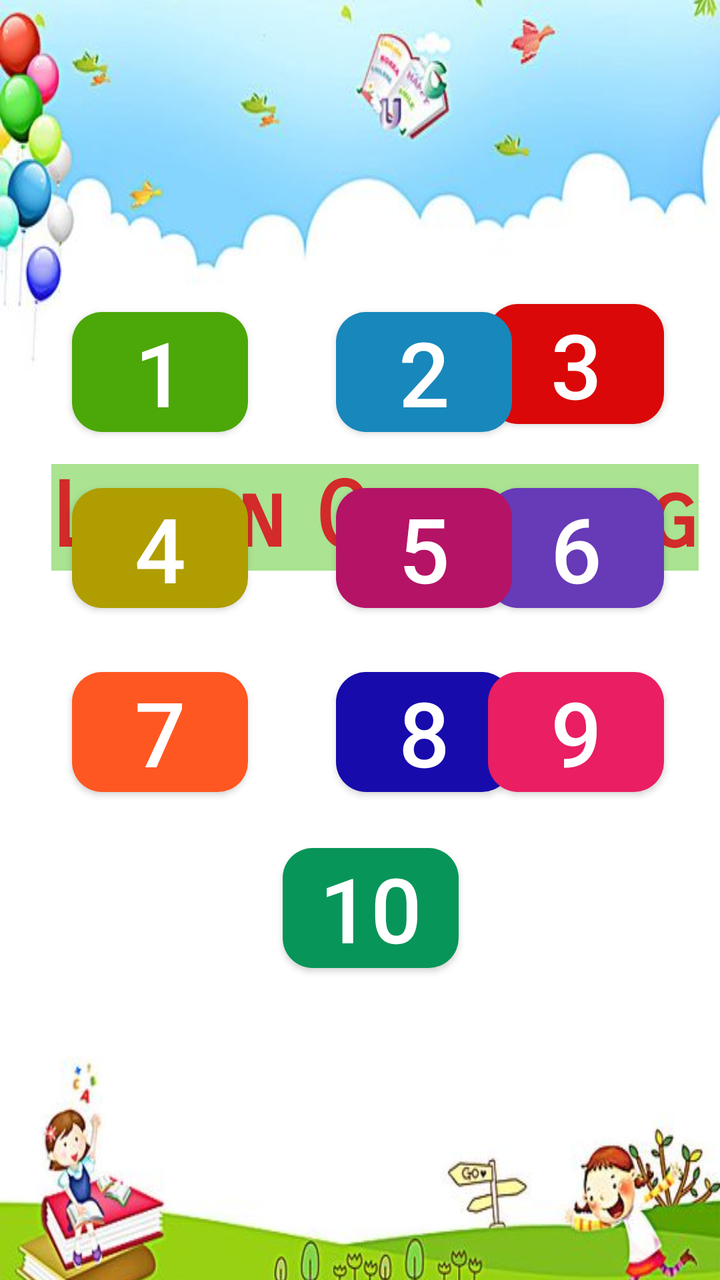
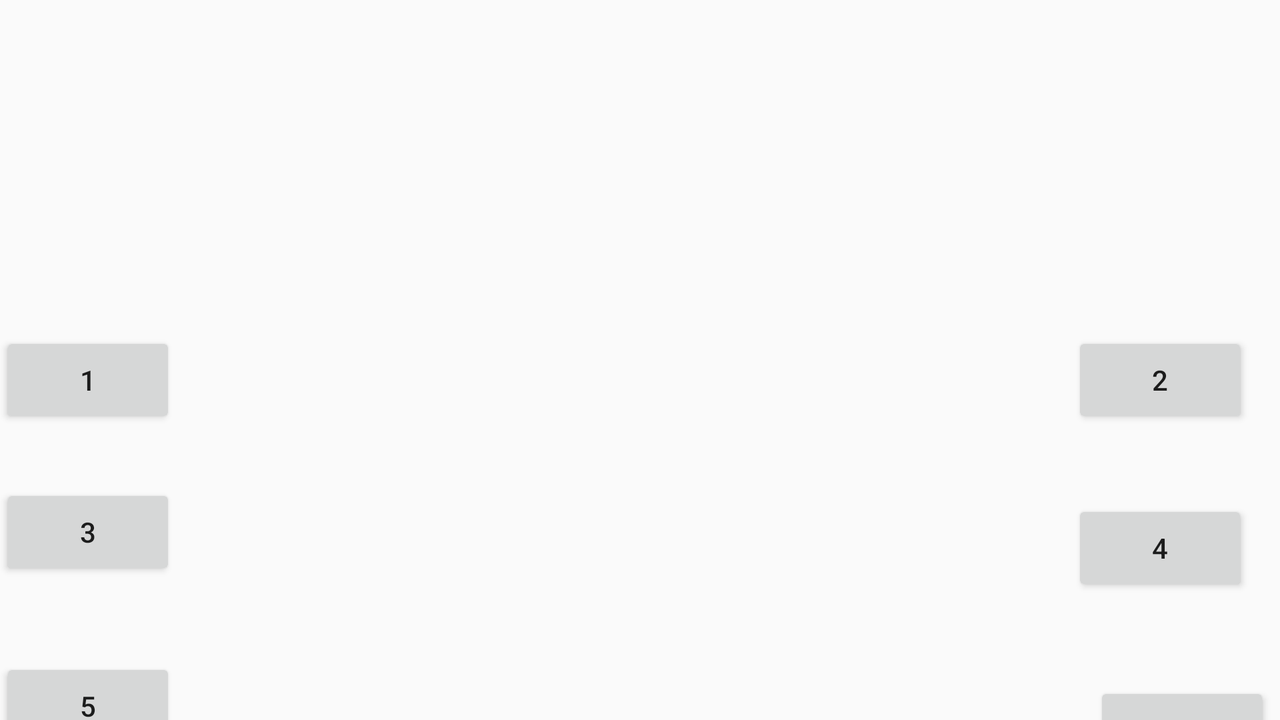

The same Android screen from two of the app's own layout files: first res/layout/ as a phone draws it, then the repository's variant for another configuration, drawn on a device whose configuration selects that folder. Both files follow.
<!-- AndroidManifest.xml: application theme Theme.KidsLearningApp -->
<!-- res/layout/activity_main2.xml -->
<?xml version="1.0" encoding="utf-8"?>
<androidx.constraintlayout.widget.ConstraintLayout
    xmlns:android="http://schemas.android.com/apk/res/android"
    xmlns:tools="http://schemas.android.com/tools"
    xmlns:app="http://schemas.android.com/apk/res-auto"
    android:layout_width="match_parent"
    android:layout_height="match_parent"
    tools:context=".MainActivity2">

  <ImageView
      android:id="@+id/imageView13"
      android:layout_width="wrap_content"
      android:layout_height="wrap_content"
      android:contentDescription="@string/todo"
      android:scaleY="1.4"
      app:layout_constraintBottom_toBottomOf="parent"
      app:layout_constraintEnd_toEndOf="parent"
      app:layout_constraintStart_toStartOf="parent"
      app:layout_constraintTop_toTopOf="parent"
      app:srcCompat="@drawable/bg1" />

  <Button
      android:id="@+id/six_button"
      android:layout_width="wrap_content"
      android:layout_height="wrap_content"
      android:layout_marginStart="45dp"
      android:layout_marginEnd="28dp"
      android:layout_marginBottom="32dp"
      android:background="@drawable/six_btn"
      android:text="@string/Six"
      android:textColor="@android:color/white"
      android:textSize="45sp"
      app:layout_constraintBottom_toTopOf="@+id/nine_button"
      app:layout_constraintEnd_toEndOf="parent"
      app:layout_constraintHorizontal_bias="1.0"
      app:layout_constraintStart_toEndOf="@+id/five_button" />

  <Button
      android:id="@+id/five_button"
      android:layout_width="wrap_content"
      android:layout_height="wrap_content"
      android:layout_marginStart="44dp"
      android:layout_marginBottom="32dp"
      android:background="@drawable/five_btn"
      android:text="@string/Five"
      android:textColor="@android:color/white"
      android:textSize="45sp"
      app:layout_constraintBottom_toTopOf="@+id/eight_button"
      app:layout_constraintStart_toEndOf="@+id/four_button" />

  <Button
      android:id="@+id/three_button"
      android:layout_width="wrap_content"
      android:layout_height="wrap_content"
      android:layout_marginStart="45dp"
      android:layout_marginEnd="28dp"
      android:layout_marginBottom="32dp"
      android:background="@drawable/three_btn"
      android:text="@string/Three"
      android:textColor="@android:color/white"
      android:textSize="45sp"
      app:layout_constraintBottom_toTopOf="@+id/six_button"
      app:layout_constraintEnd_toEndOf="parent"
      app:layout_constraintHorizontal_bias="1.0"
      app:layout_constraintStart_toEndOf="@+id/two_button" />

  <Button
      android:id="@+id/four_button"
      android:layout_width="wrap_content"
      android:layout_height="wrap_content"
      android:layout_marginStart="36dp"
      android:layout_marginBottom="32dp"
      android:background="@drawable/four_btn"
      android:text="@string/Four"
      android:textColor="@android:color/white"
      android:textSize="45sp"
      app:layout_constraintBottom_toTopOf="@+id/seven_button"
      app:layout_constraintStart_toStartOf="@+id/imageView13"
      tools:ignore="TextContrastCheck" />

  <Button
      android:id="@+id/two_button"
      android:layout_width="wrap_content"
      android:layout_height="wrap_content"
      android:layout_marginStart="44dp"
      android:layout_marginBottom="28dp"
      android:background="@drawable/two_btn"
      android:text="@string/Two"
      android:textColor="@android:color/white"
      android:textSize="45sp"
      app:layout_constraintBottom_toTopOf="@+id/five_button"
      app:layout_constraintStart_toEndOf="@+id/one_button" />

  <Button
      android:id="@+id/one_button"
      android:layout_width="wrap_content"
      android:layout_height="wrap_content"
      android:layout_marginStart="36dp"
      android:layout_marginBottom="28dp"
      android:background="@drawable/one_btn"
      android:text="@string/One"
      android:textColor="@android:color/white"
      android:textSize="45sp"
      app:layout_constraintBottom_toTopOf="@+id/four_button"
      app:layout_constraintStart_toStartOf="parent" />

  <Button
      android:id="@+id/seven_button"
      android:layout_width="wrap_content"
      android:layout_height="wrap_content"
      android:layout_marginStart="36dp"
      android:layout_marginBottom="244dp"
      android:background="@drawable/seven_btn"
      android:text="@string/Seven"
      android:textColor="@android:color/white"
      android:textSize="45sp"
      app:layout_constraintBottom_toBottomOf="parent"
      app:layout_constraintStart_toStartOf="parent" />

  <Button
      android:id="@+id/eight_button"
      android:layout_width="wrap_content"
      android:layout_height="wrap_content"
      android:layout_marginStart="44dp"
      android:layout_marginBottom="28dp"
      android:background="@drawable/eight_btn"
      android:text="@string/Eight"
      android:textColor="@android:color/white"
      android:textSize="45sp"
      app:layout_constraintBottom_toTopOf="@+id/ten_button"
      app:layout_constraintStart_toEndOf="@+id/seven_button" />

  <Button
      android:id="@+id/nine_button"
      android:layout_width="wrap_content"
      android:layout_height="wrap_content"
      android:layout_marginEnd="28dp"
      android:layout_marginBottom="244dp"
      android:background="@drawable/nine_btn"
      android:text="@string/Nine"
      android:textColor="@android:color/white"
      android:textSize="45sp"
      app:layout_constraintBottom_toBottomOf="parent"
      app:layout_constraintEnd_toEndOf="parent" />

  <Button
      android:id="@+id/ten_button"
      android:layout_width="wrap_content"
      android:layout_height="wrap_content"
      android:layout_marginBottom="156dp"
      android:background="@drawable/ten_btn"
      android:text="@string/Ten"
      android:textColor="@android:color/white"
      android:textSize="45sp"
      app:layout_constraintBottom_toBottomOf="parent"
      app:layout_constraintEnd_toEndOf="parent"
      app:layout_constraintHorizontal_bias="0.52"
      app:layout_constraintStart_toStartOf="parent" />

  <TextView
      android:id="@+id/textView"
      android:layout_width="wrap_content"
      android:layout_height="wrap_content"
      android:layout_marginStart="16dp"
      android:layout_marginTop="232dp"
      android:background="@color/white"
      android:backgroundTint="#AAE391"
      android:backgroundTintMode="multiply"
      android:fontFamily="sans-serif-smallcaps"
      android:fontFeatureSettings="@string/Counting"
      android:hapticFeedbackEnabled="false"
      android:includeFontPadding="false"
      android:soundEffectsEnabled="false"
      android:text="@string/Counting"
      android:textColor="@color/counting"
      android:textSize="45sp"
      android:textStyle="bold"
      app:layout_constraintEnd_toEndOf="parent"
      app:layout_constraintHorizontal_bias="0.471"
      app:layout_constraintStart_toStartOf="parent"
      app:layout_constraintTop_toTopOf="@+id/imageView13" />
</androidx.constraintlayout.widget.ConstraintLayout>
<!-- resources referenced by this layout -->
<resources>
  <color name="counting">#D32A2A</color>
  <color name="white">#FFFFFFFF</color>
  <!-- drawable five_btn (drawable) -->
  <?xml version="1.0" encoding="utf-8"?>
  <selector xmlns:android="http://schemas.android.com/apk/res/android">
      <item>
          <shape android:shape="rectangle">
              <corners  android:radius="15dp"/>
              <solid android:color="@color/five_btn" />
          </shape>
      </item>
  </selector>
  <!-- drawable four_btn (drawable) -->
  <?xml version="1.0" encoding="utf-8"?>
  <selector xmlns:android="http://schemas.android.com/apk/res/android">
      <item>
          <shape android:shape="rectangle">
              <corners  android:radius="15dp"/>
              <solid android:color="@color/four_btn" />
          </shape>
      </item>
  </selector>
  <!-- drawable nine_btn (drawable) -->
  <?xml version="1.0" encoding="utf-8"?>
  <selector xmlns:android="http://schemas.android.com/apk/res/android">
      <item>
          <shape android:shape="rectangle">
              <corners  android:radius="15dp"/>
              <solid android:color="@color/nine_btn" />
          </shape>
      </item>
  </selector>
  <!-- drawable one_btn (drawable) -->
  <?xml version="1.0" encoding="utf-8"?>
  <selector xmlns:android="http://schemas.android.com/apk/res/android">
      <item>
          <shape android:shape="rectangle">
              <corners  android:radius="15dp"/>
              <solid android:color="@color/one_btn" />
          </shape>
      </item>
  </selector>
  <!-- drawable six_btn (drawable) -->
  <?xml version="1.0" encoding="utf-8"?>
  <selector xmlns:android="http://schemas.android.com/apk/res/android">
      <item>
          <shape android:shape="rectangle">
              <corners  android:radius="15dp"/>
              <solid android:color="@color/six_btn" />
          </shape>
      </item>
  </selector>
  <!-- drawable ten_btn (drawable) -->
  <?xml version="1.0" encoding="utf-8"?>
  <selector xmlns:android="http://schemas.android.com/apk/res/android">
      <item>
          <shape android:shape="rectangle">
              <corners  android:radius="15dp"/>
              <solid android:color="@color/ten_btn" />
          </shape>
      </item>
  </selector>
  <!-- drawable two_btn (drawable) -->
  <?xml version="1.0" encoding="utf-8"?>
  <selector xmlns:android="http://schemas.android.com/apk/res/android">
      <item>
          <shape android:shape="rectangle">
              <corners  android:radius="15dp"/>
              <solid android:color="@color/two_btn" />
          </shape>
      </item>
  </selector>
  <string name="Counting" translatable="false">Learn Counting</string>
  <string name="Eight" translatable="false">8</string>
  <string name="Five" translatable="false">5</string>
  <string name="Four" translatable="false">4</string>
  <string name="Nine" translatable="false">9</string>
  <string name="One" translatable="false">1</string>
  <string name="Seven" translatable="false">7</string>
  <string name="Six" translatable="false">6</string>
  <string name="Ten" translatable="false">10</string>
  <string name="Three" translatable="false">3</string>
  <string name="Two" translatable="false">2</string>
  <string name="todo" translatable="false">TODO</string>
  <color name="eight_btn">#170BAC</color>
  <color name="five_btn">#B51366</color>
  <color name="four_btn">#AF9D01</color>
  <color name="nine_btn">#E91E63</color>
  <color name="one_btn">#4CA709</color>
  <color name="seven_btn">#FF5722</color>
  <color name="six_btn">#673AB7</color>
  <color name="ten_btn">#089559</color>
  <color name="three_btn">#DA0808</color>
  <color name="two_btn">#1887BB</color>
  <color name="purple_500">#FF6200EE</color>
  <color name="purple_700">#FF3700B3</color>
  <color name="teal_200">#FF03DAC5</color>
  <color name="teal_700">#FF018786</color>
  <color name="black">#FF000000</color>
</resources>
<!-- res/layout-land/activity_main2.xml (the repository's variant of the layout above) -->
<!-- drawn on the phone turned sideways -->
<?xml version="1.0" encoding="utf-8"?>
<androidx.constraintlayout.widget.ConstraintLayout
    xmlns:android="http://schemas.android.com/apk/res/android"
    xmlns:tools="http://schemas.android.com/tools"
    xmlns:app="http://schemas.android.com/apk/res-auto"
    android:layout_width="match_parent"
    android:layout_height="match_parent"
    tools:context=".MainActivity2">

  <Button
      android:id="@+id/six_button"
      android:layout_width="wrap_content"
      android:layout_height="wrap_content"
      android:layout_marginTop="43dp"
      android:layout_marginEnd="5dp"
      android:text="@string/Six"
      app:layout_constraintEnd_toEndOf="parent"
      app:layout_constraintTop_toBottomOf="@+id/four_button" />

  <Button
      android:id="@+id/five_button"
      android:layout_width="wrap_content"
      android:layout_height="wrap_content"
      android:layout_marginTop="39dp"
      android:text="@string/Five"
      app:layout_constraintStart_toStartOf="parent"
      app:layout_constraintTop_toBottomOf="@+id/three_button" />

  <Button
      android:id="@+id/three_button"
      android:layout_width="wrap_content"
      android:layout_height="wrap_content"
      android:layout_marginTop="28dp"
      android:text="@string/Three"
      app:layout_constraintStart_toStartOf="parent"
      app:layout_constraintTop_toBottomOf="@+id/one_button" />

  <Button
      android:id="@+id/four_button"
      android:layout_width="wrap_content"
      android:layout_height="wrap_content"
      android:layout_marginTop="36dp"
      android:layout_marginEnd="16dp"
      android:text="@string/Four"
      app:layout_constraintEnd_toEndOf="parent"
      app:layout_constraintTop_toBottomOf="@+id/two_button" />

  <Button
      android:id="@+id/two_button"
      android:layout_width="wrap_content"
      android:layout_height="wrap_content"
      android:layout_marginTop="166dp"
      android:layout_marginEnd="16dp"
      android:text="@string/Two"
      app:layout_constraintEnd_toEndOf="parent"
      app:layout_constraintTop_toTopOf="parent" />

  <Button
      android:id="@+id/one_button"
      android:layout_width="wrap_content"
      android:layout_height="wrap_content"
      android:layout_marginTop="166dp"
      android:text="@string/One"
      app:layout_constraintStart_toStartOf="parent"
      app:layout_constraintTop_toTopOf="parent" />

  <Button
      android:id="@+id/seven_button"
      android:layout_width="wrap_content"
      android:layout_height="wrap_content"
      android:layout_marginStart="4dp"
      android:layout_marginTop="36dp"
      android:text="@string/Seven"
      app:layout_constraintStart_toStartOf="parent"
      app:layout_constraintTop_toBottomOf="@+id/five_button" />

  <Button
      android:id="@+id/eight_button"
      android:layout_width="wrap_content"
      android:layout_height="wrap_content"
      android:layout_marginTop="32dp"
      android:text="@string/Eight"
      app:layout_constraintEnd_toEndOf="parent"
      app:layout_constraintTop_toBottomOf="@+id/six_button" />

  <Button
      android:id="@+id/nine_button"
      android:layout_width="wrap_content"
      android:layout_height="wrap_content"
      android:layout_marginStart="4dp"
      android:layout_marginTop="42dp"
      android:text="@string/Nine"
      app:layout_constraintStart_toStartOf="parent"
      app:layout_constraintTop_toBottomOf="@+id/seven_button" />

  <Button
      android:id="@+id/ten_button"
      android:layout_width="wrap_content"
      android:layout_height="wrap_content"
      android:layout_marginTop="38dp"
      android:layout_marginEnd="12dp"
      android:text="@string/Ten"
      app:layout_constraintEnd_toEndOf="parent"
      app:layout_constraintTop_toBottomOf="@+id/eight_button" />
</androidx.constraintlayout.widget.ConstraintLayout>
<!-- resources referenced by the variant -->
<!-- as the phone turned sideways resolves them -->
<resources>
  <string name="Eight" translatable="false">8</string>
  <string name="Five" translatable="false">5</string>
  <string name="Four" translatable="false">4</string>
  <string name="Nine" translatable="false">9</string>
  <string name="One" translatable="false">1</string>
  <string name="Seven" translatable="false">7</string>
  <string name="Six" translatable="false">6</string>
  <string name="Ten" translatable="false">10</string>
  <string name="Three" translatable="false">3</string>
  <string name="Two" translatable="false">2</string>
  <style name="Theme.KidsLearningApp" parent="Theme.AppCompat.DayNight.NoActionBar">
          
          <item name="colorPrimary">@color/purple_500</item>
          <item name="colorPrimaryVariant">@color/purple_700</item>
          <item name="colorOnPrimary">@color/white</item>
          
          <item name="colorSecondary">@color/teal_200</item>
          <item name="colorSecondaryVariant">@color/teal_700</item>
          <item name="colorOnSecondary">@color/black</item>
          
          <item name="android:statusBarColor" tools:targetApi="l">?attr/colorPrimaryVariant</item>
          
      </style>
  <color name="purple_500">#FF6200EE</color>
  <color name="purple_700">#FF3700B3</color>
  <color name="white">#FFFFFFFF</color>
  <color name="teal_200">#FF03DAC5</color>
  <color name="teal_700">#FF018786</color>
  <color name="black">#FF000000</color>
</resources>
